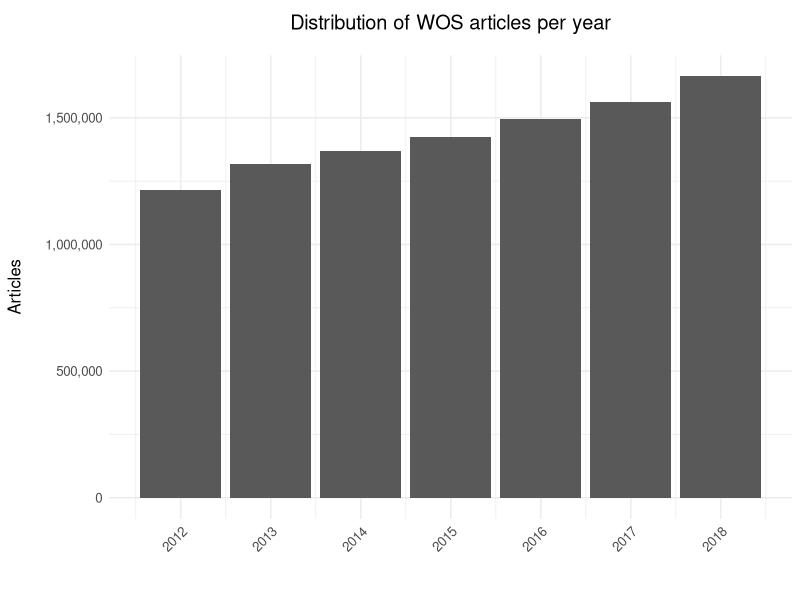

Source code (R): (Note: this script raises an error after producing the figure.)
## ---- chunk 1
# Load necessary libraries
library(tidyverse)

# Set chart themes
theme_set(theme_minimal() +
          theme(text = element_text(size=12),
                axis.text.x = element_text(angle=45, hjust=1),
                axis.title.x = element_text(margin = margin(t = 15, unit = "pt")),
                axis.title.y = element_text(margin = margin(r = 15, unit = "pt")),
                plot.title = element_text(margin = margin(t = 5, b = 15, unit = "pt"),
                                          hjust = 0.5)))

# Color palette
# From https://www.materialui.co/colors
palette <- c(
  `closed`      = "#9E9E9E",
  `open`        = "#00BCD4",
  `gold`        = "#FDD835",
  `hybrid`      = "#FB8C00",
  `bronze`      = "#BF360C",
  `green`       = "#4CAF50",
  `light green` = "#A5D6A7",
  `dark green`  = "#2E7D32")

palette_color <- function(color) {
  cols <- c(color)
  if (is.null(cols)) {
    return(NA)
  } else {
    return(unname(palette[color]))
  }
}
## ---- chunk 2

read_csv("data/wos_items_year.csv") %>%
  ggplot() +
  geom_bar(aes(x = year, y = n_items), stat = "identity") +
  labs(x = "", 
       y = "Articles",
       "title" = "Distribution of WOS articles per year") +
  scale_x_continuous(breaks = 2012:2018) +
  scale_y_continuous(labels = scales::comma)

## ---- chunk 3

read_csv("data/altmetrics_coverage_all_years.csv") %>%
  pivot_longer(coverage_blog:coverage_wikipedia) %>%
  ggplot() +
  geom_bar(aes(x = year, y = value)) +
  facet_wrap(.~year)


## ---- chunk 4

## ---- chunk 5

read_csv("data/unpaywall_classification_pmc_comparison.csv",
         col_types = "nln") %>%
  mutate(pmc_corrected = factor(pmc_corrected,
                                levels = c(T, F))) %>%
  ggplot() +
  geom_bar(aes(x = year, y = green, group = pmc_corrected, fill = pmc_corrected), 
           stat = "identity", position = "dodge") +
  labs(x = "", 
       y = "Green OA articles",
       title = "Green OA articles with and without PMC",
       fill = "Excludes PMC") +
  scale_x_continuous(breaks = 2010:2019) +
  scale_y_continuous(labels = scales::comma) +
  scale_fill_manual(values = c(palette_color("dark green"),
                               palette_color("light green")))
## ---- chunk 6

read_csv("data/unpaywall_classification_pmc_overlap.csv") %>%
  pivot_longer(closed:bronze) %>%
  # there is no overlap between closed and PMC
  filter(name != "closed") %>%
  mutate(type = factor(name,
                       levels = c("gold", "hybrid", "bronze"))) %>%
  ggplot() +
  geom_bar(aes(x = year, y = value, fill = type),
           stat = "identity", position = "dodge", width = 0.75) +
  labs(x = "", 
       y = "Articles",
       title = "Overlap of articles in PMC with other OA types",
       fill = "OA Type") +
  scale_x_continuous(breaks = 2010:2019) +
  scale_y_continuous(labels = scales::comma) +
  scale_fill_manual(values = c(palette_color("gold"),
                               palette_color("hybrid"),
                               palette_color("bronze")))

## ---- chunk 7
# Compare 
read_csv("data/unpaywall_classification_green_types.csv") %>%
  pivot_longer(all_green:only_green) %>%
  filter(name %in% c("journal_oa_green", "only_green")) %>%
  mutate(name = factor(name,
                       levels = c("only_green",
                                  "journal_oa_green"),
                       labels = c("Closed at journal page",
                                  "Open at journal page"))) %>%
  ggplot() +
  geom_bar(aes(x = year, y = value, fill = name), 
           stat = "identity", position = "dodge", width = 0.75) +
  labs(x = "", 
       y = "Articles",
       title = "Green OA by journal article availability",
       fill = "Article availability") +
  scale_x_continuous(breaks = 2010:2019) +
  scale_y_continuous(labels = scales::comma) +
  scale_fill_manual(values = c(palette_color("light green"),
                               palette_color("dark green")))
## ---- chunk 8

read_csv("data/unpaywall_classification_green_types.csv") %>%
  pivot_longer(all_green:only_green) %>%
  filter(name %in% c("gold_green", "hybrid_green", "bronze_green")) %>%
  mutate(name = factor(name,
                       levels = c("gold_green",
                                  "hybrid_green",
                                  "bronze_green"),
                       labels = c("Gold",
                                  "Hybrid",
                                  "Bronze"))) %>%
  ggplot() +
  geom_bar(aes(x = year, y = value, fill = name),
           stat = "identity", position = "dodge", width = 0.75) +
  labs(x = "", 
       y = "Articles",
       title = "Green OA by journal type",
       fill = "OA Type") +
  scale_x_continuous(breaks = 2010:2019) +
  scale_y_continuous(labels = scales::comma) +
  scale_fill_manual(values = c(palette_color("gold"),
                               palette_color("hybrid"),
                               palette_color("bronze")))

## ---- chunk 9

# Closed versus Open
read_csv("data/unpaywall_classification.csv") %>%
  pivot_longer(closed:only_green) %>%
  filter(name %in% c("closed", "oa")) %>%
  mutate(name = factor(name,
                       levels = c("closed",
                                  "oa"),
                       labels = c("Closed",
                                  "All OA"))) %>%
  ggplot() +
  geom_bar(aes(x = year, y = value, fill = name),
           stat = "identity", position = "dodge", width = 0.75) +
  labs(x = "", 
       y = "Articles",
       title = "Title here",
       fill = "Access Type") +
  scale_x_continuous(breaks = 2010:2019) +
  scale_y_continuous(labels = scales::comma) +
  scale_fill_manual(values = c(palette_color("closed"),
                               palette_color("open")))

read_csv("data/wos_unpaywall_classification.csv") %>%
  pivot_longer(closed:only_green) %>%
  filter(name %in% c("closed", "oa")) %>%
  mutate(name = factor(name,
                       levels = c("closed",
                                  "oa"),
                       labels = c("Closed",
                                  "All OA"))) %>%
  ggplot() +
  geom_bar(aes(x = year, y = value, fill = name),
           stat = "identity", position = "dodge", width = 0.75) +
  labs(x = "", 
       y = "Articles",
       title = "Title here",
       fill = "Access Type") +
  scale_x_continuous(breaks = 2010:2019) +
  scale_y_continuous(labels = scales::comma) +
  scale_fill_manual(values = c(palette_color("closed"),
                               palette_color("open")))
  

# By OA Journal Type
read_csv("data/unpaywall_classification.csv") %>%
  pivot_longer(closed:only_green) %>%
  filter(name %in% c("closed", "gold", "hybrid", "bronze", "green")) %>%
  mutate(name = factor(name,
                       levels = c("closed", "gold", "hybrid", "bronze", "green"),
                       labels = c("Closed", "Gold", "Hybrid", "Bronze", "Green"))) %>%
  ggplot() +
  geom_bar(aes(x = year, y = value, fill = name),
           stat = "identity", position = "dodge", width = 0.75) +
  labs(x = "", 
       y = "Articles",
       title = "Title here",
       fill = "Access Type") +
  scale_x_continuous(breaks = 2010:2019) +
  scale_y_continuous(labels = scales::comma) +
  scale_fill_manual(values = c(palette_color("closed"),
                               palette_color("gold"),
                               palette_color("hybrid"),
                               palette_color("bronze"),
                               palette_color("green")))

read_csv("data/wos_unpaywall_classification.csv") %>%
  pivot_longer(closed:only_green) %>%
  filter(name %in% c("closed", "gold", "hybrid", "bronze", "green")) %>%
  mutate(name = factor(name,
                       levels = c("closed", "gold", "hybrid", "bronze", "green"),
                       labels = c("Closed", "Gold", "Hybrid", "Bronze", "Green"))) %>%
  ggplot() +
  geom_bar(aes(x = year, y = value, fill = name),
           stat = "identity", position = "dodge", width = 0.75) +
  labs(x = "", 
       y = "Articles",
       title = "Title here",
       fill = "Access Type") +
  scale_x_continuous(breaks = 2010:2019) +
  scale_y_continuous(labels = scales::comma) +
  scale_fill_manual(values = c(palette_color("closed"),
                               palette_color("gold"),
                               palette_color("hybrid"),
                               palette_color("bronze"),
                               palette_color("green")))

# Splitting Green OA types
read_csv("data/unpaywall_classification.csv") %>%
  pivot_longer(closed:only_green) %>%
  filter(name %in% c("journal_green", "only_green")) %>%
  mutate(name = factor(name,
                       levels = c("only_green", "journal_green"),
                       labels = c("Closed at journal page",
                                  "Open at journal page"))) %>%
  ggplot() +
  geom_bar(aes(x = year, y = value, fill = name),
           stat = "identity", position = "dodge", width = 0.75) +
  labs(x = "", 
       y = "Articles",
       title = "Green OA by journal article availability",
       fill = "Article availability") +
  scale_x_continuous(breaks = 2010:2019) +
  scale_y_continuous(labels = scales::comma) +
  scale_fill_manual(values = c(palette_color("light green"),
                               palette_color("dark green")))

read_csv("data/wos_unpaywall_classification.csv") %>%
  pivot_longer(closed:only_green) %>%
  filter(name %in% c("journal_green", "only_green")) %>%
  mutate(name = factor(name,
                       levels = c("only_green", "journal_green"),
                       labels = c("Closed at journal page",
                                  "Open at journal page"))) %>%
  ggplot() +
  geom_bar(aes(x = year, y = value, fill = name),
           stat = "identity", position = "dodge", width = 0.75) +
  labs(x = "", 
       y = "Articles",
       title = "Green OA by journal article availability",
       fill = "Article availability") +
  scale_x_continuous(breaks = 2010:2019) +
  scale_y_continuous(labels = scales::comma) +
  scale_fill_manual(values = c(palette_color("light green"),
                               palette_color("dark green")))

